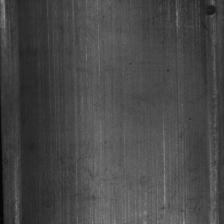
#> input picture 0_Datasets/datasetOri/MTD/train/MT_Blowhole/exp1_num_265077.jpg, 224 x 224 px, found by its file name; its folder holds only this picture in this run
$ python frequency_domain_mixed.py
#> lines starting #> are read from the running program, lines starting #| are printed output that depends on the picture
# Only generate frequency domain enhanced fused images
import os
import cv2
import numpy as np
import matplotlib.pyplot as plt
from tqdm import tqdm
import multiprocessing
import argparse
import random

def frequency_enhance(image, D0=5):
    """Frequency domain enhancement (high pass filtering)"""
    gray = cv2.cvtColor(image, cv2.COLOR_BGR2GRAY)
    fft = np.fft.fft2(gray)
    fft_shifted = np.fft.fftshift(fft)

    rows, cols = gray.shape
    crow, ccol = rows // 2, cols // 2
    mask = np.ones((rows, cols), np.uint8)
    mask[crow-D0:crow+D0, ccol-D0:ccol+D0] = 0  # HPF

    fft_filtered = fft_shifted * mask
    enhanced = np.abs(np.fft.ifft2(np.fft.ifftshift(fft_filtered)))
    enhanced = cv2.normalize(enhanced, None, 0, 255, cv2.NORM_MINMAX).astype(np.uint8)
    return enhanced

def process_image(args):
    """Processing a single image (multiprocessing worker function)"""
    input_path, output_path, alpha, resize_dim = args

    try:
        # Read and preprocess
        img = cv2.imread(input_path)
        if img is None:
            raise ValueError(f"Unable to read image: {input_path}")

        if resize_dim:
            img = cv2.resize(img, resize_dim)

        # Frequency domain enhancement
        enhanced = frequency_enhance(img)
        enhanced_colored = cv2.cvtColor(enhanced, cv2.COLOR_GRAY2BGR)

        # weighted fusion
        combined = cv2.addWeighted(img, 1-alpha, enhanced_colored, alpha, 0)

        # Save the Results
        cv2.imwrite(output_path, combined)
        return True
    except Exception as e:
        print(f"dealing with failures: {input_path}: {str(e)}")
        return False

def visualize_samples(input_root, output_root, alpha, num_samples=3):
    """Randomly display comparison samples before and after processing"""
    class_dirs = [d for d in os.listdir(output_root)
                  if os.path.isdir(os.path.join(output_root, d))]

    if not class_dirs:
        print("No category directory found！")
        return

    plt.figure(figsize=(15, 5*num_samples))

    for i in range(num_samples):
        class_name = random.choice(class_dirs)
        img_list = [f for f in os.listdir(os.path.join(output_root, class_name))
                    if f.lower().endswith(('.png', '.jpg', '.jpeg', '.bmp'))]

        if not img_list:
            continue

        img_name = random.choice(img_list)

        orig_path = os.path.join(input_root, class_name, img_name)
        enhanced_path = os.path.join(output_root, class_name, img_name)

        orig = cv2.cvtColor(cv2.imread(orig_path), cv2.COLOR_BGR2RGB)
        enhanced = cv2.cvtColor(cv2.imread(enhanced_path), cv2.COLOR_BGR2RGB)

        plt.subplot(num_samples, 2, 2*i+1)
        plt.imshow(orig)
        plt.title(f"Original\n{class_name}/{img_name}")
        plt.axis('off')

        plt.subplot(num_samples, 2, 2*i+2)
        plt.imshow(enhanced)
        plt.title(f"Enhanced (α={alpha})\n{class_name}/{img_name}")
        plt.axis('off')

    plt.tight_layout()
    plt.show()

def batch_process_dataset(input_root, output_root, alpha=0.3, workers=4, resize=None, samples=3):
    """Batch processing the entire dataset"""
    # Create output directory structure
    os.makedirs(output_root, exist_ok=True)
    class_dirs = [d for d in os.listdir(input_root)
                  if os.path.isdir(os.path.join(input_root, d))]

    # Prepare task list
    tasks = []
    for class_name in class_dirs:
        class_input_dir = os.path.join(input_root, class_name)
        class_output_dir = os.path.join(output_root, class_name)
        os.makedirs(class_output_dir, exist_ok=True)

        for img_name in os.listdir(class_input_dir):
            if img_name.lower().endswith(('.png', '.jpg', '.jpeg', '.bmp')):
                input_path = os.path.join(class_input_dir, img_name)
                output_path = os.path.join(class_output_dir, img_name)
                tasks.append((input_path, output_path, alpha, resize))

    # Multi process processing
    print(f"Start processing: {len(tasks)} images (workers={workers})...")
    with multiprocessing.Pool(workers) as pool:
        results = list(tqdm(pool.imap(process_image, tasks), total=len(tasks)))
#> in process_image, img is the input picture: shape (224, 224, 3); min 2, max 145, mean 71.7
#> in frequency_enhance, `enhanced = np.abs(np.fft.ifft2(np.fft.ifftshift(fft_filtered)))`:
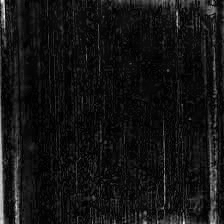
#> enhanced: shape (224, 224) float64; min 0.00283, max 71.6, mean 5.5; drawn with min black and max white
#> in process_image, `combined = cv2.addWeighted(img, 1-alpha, enhanced_colored, alpha, 0)`:
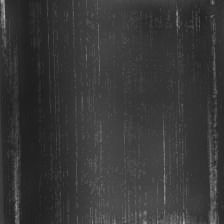
#> combined: shape (224, 224, 3); min 30, max 177, mean 55.9
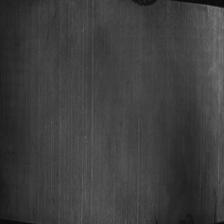
#> input picture 0_Datasets/datasetOri/MTD/train/MT_Break/exp1_num_98080.jpg, 224 x 224 px, found by its file name
#> in process_image, img is the input picture: shape (224, 224, 3); min 6, max 119, mean 61.9
#> call 2 of frequency_enhance, with D0 = 5
#> in frequency_enhance (call 2), `enhanced = np.abs(np.fft.ifft2(np.fft.ifftshift(fft_filtered)))`:
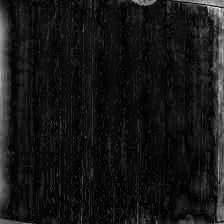
#> enhanced: shape (224, 224) float64; min 0.00569, max 59.32, mean 5.1; drawn with min black and max white
#> in process_image (call 2), `combined = cv2.addWeighted(img, 1-alpha, enhanced_colored, alpha, 0)`:
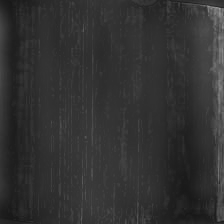
#> combined: shape (224, 224, 3); min 23, max 158, mean 49.8

    success_count = sum(results)
    print(f"Processing completed! success: {success_count}/{len(tasks)}")

    # Random sampling visualization
    if success_count > 0:
        visualize_samples(input_root, output_root, alpha, samples)

if __name__ == "__main__":
    parser = argparse.ArgumentParser(description="Dataset frequency domain enhancement processing tool")
    parser.add_argument("--input", type=str, default="../0_data/datasetOri/MTD/train", help="Input dataset path to train")
    parser.add_argument("--output", type=str, default="../0_data/datasetS1/MTD/train_3", help="Output result path")
    parser.add_argument("--alpha", type=float, default=0.3, help="Fusion weight (0-1), default 0.3")
    parser.add_argument("--workers", type=int, default=4, help="Number of parallel processes")
    parser.add_argument("--resize", type=int, nargs=2, metavar=("W", "H"), default=[224, 224], help="Adjust image size")
    parser.add_argument("--samples", type=int, default=3, help="Random sampling inspection quantity, default 3")

    args = parser.parse_args()

    print("Parameter configuration:")
    print(f"- Input directory: {args.input}")
    print(f"- Output Directory: {args.output}")
    print(f"- Fusion weight: {args.alpha}")
    print(f"- Number of processes: {args.workers}")
    print(f"- resize: {args.resize if args.resize else 'Maintain the original size'}")
    print(f"- Sample quantity: {args.samples}")

    batch_process_dataset(
        input_root=args.input,
        output_root=args.output,
        alpha=args.alpha,
        workers=args.workers,
        resize=tuple(args.resize) if args.resize else None,
        samples=args.samples
    )
